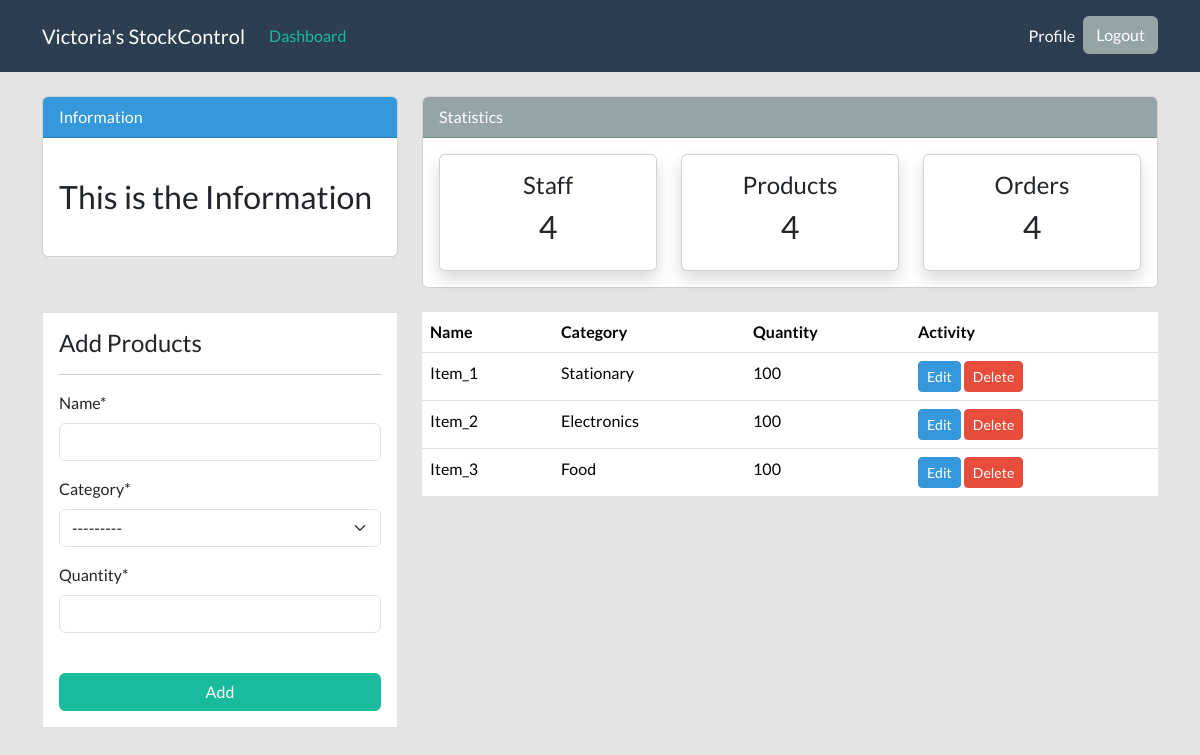
Before: /product/ (signed in) with the older database file.
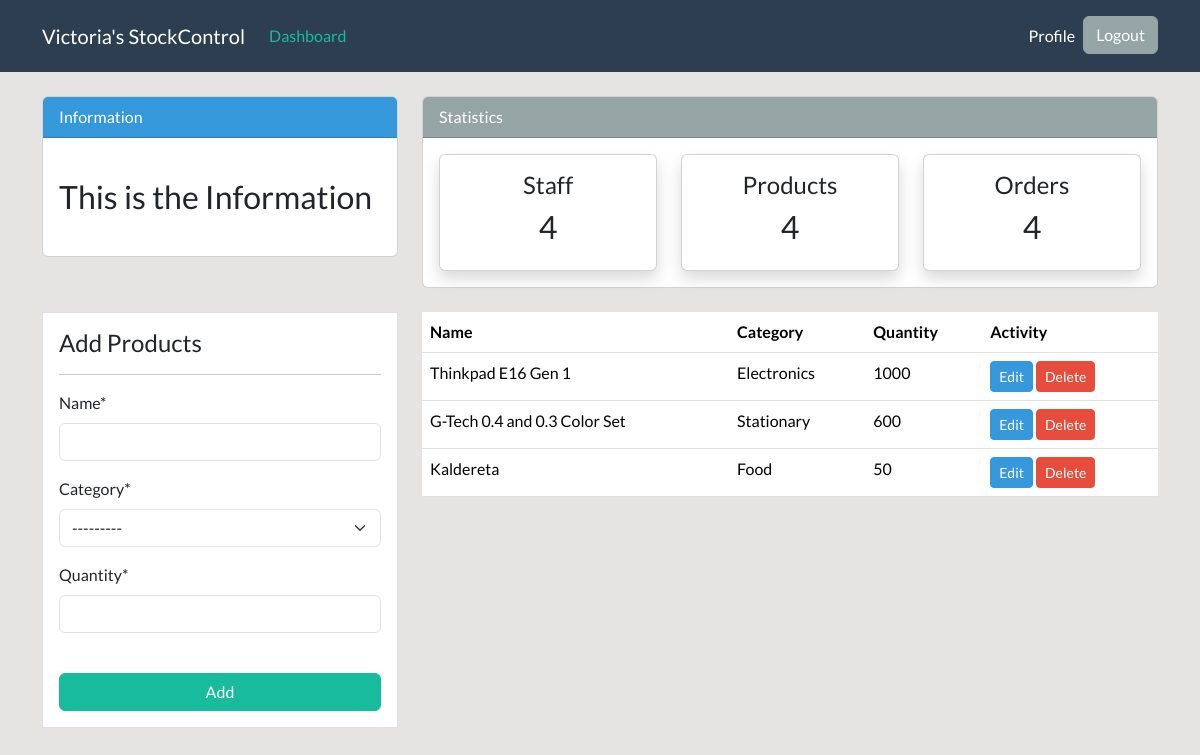
After: the same page with the newer database file.
### dashboard/models.py (models this page shows, shortened)
class Product(models.Model):
    name = models.CharField(max_length=100,null=True)
    category = models.CharField(max_length=20, choices=CATEGORY, null=True)
    quantity = models.PositiveBigIntegerField(null=True)
    class Meta:
        verbose_name_plural = 'Product'

### dashboard/views.py (the view)
# urls.py: path('product/',views.product, name='dashboard-product'),
@login_required
def product(request):
    products = Product.objects.all()
    if request.method == 'POST':
        form = ProductForm(request.POST)
        if form.is_valid():
            form.save()
            return redirect('dashboard-product')
    else:
        form = ProductForm()
    context = {
        'products': products,
        'form': form,
    }
    return render(request,'dashboard/product.html', context)

### dashboard/forms.py
class ProductForm(forms.ModelForm):
    class Meta:
        model = Product
        fields = '__all__'

### templates/dashboard/product.html (shortened to what this page needs)
{% extends 'component/basePage.html' %}
{% load crispy_forms_tags %}
{% block content %}
{% include 'component/topStatisticsAndInfo.html' %}
<div class="container">
    <div class="row my-4">
        <div class="col-md-4">
            <div class="border bg-white p-3">
                <h4>Add Products</h4>
                <hr>
                <form method="POST">
                    {{ form|crispy }}
                    <br>
                    <div class="d-grid gap-2">
                        <input class="btn btn-success" type="submit" value="Add">
                    </div>
                </form>
            </div>
        </div>
        <div class="col-md-8">
            <table class="table bg-white">
                <thead class="bg-secondary">
                    <tr class="text-white">
                        <th scope="col">Name</th>
                        <th scope="col">Category</th>
                        <th scope="col">Quantity</th>
                        <th scope="col">Activity</th>
                    </tr>
                </thead>
                <tbody>
                    {% for products in products %}
                    <tr>
                        <td>{{ products.name }}</td>
                        <td>{{ products.category }}</td>
                        <td>{{ products.quantity }}</td>
                        <td>
                            <a class="btn btn-info btn-sm mr-2" href="{% url 'dashboard-products-edit' products.id %}">Edit</a>
                            <a class="btn btn-danger btn-sm ml-2" href="{% url 'dashboard-products-delete' products.id %}">Delete</a>
                        </td>
                    </tr>
                    {% endfor %}
                </tbody>
            </table>
        </div>
    </div>
</div>
{% endblock %}

### templates/component/basePage.html (shortened to what this page needs)
{% load static %}
<!doctype html>
<html lang="en">
  <head>
    <link rel="stylesheet" href="https://bootswatch.com/5/flatly/bootstrap.min.css">
     <link rel="stylesheet" href="{% static '/assets/style.css' %}">
  </head>
  <body>
    {% include 'component/navBarComponent.html' %}
    {% block content %}
    {% endblock %}
  </body>
</html>

### templates/component/navBarComponent.html (shortened to what this page needs)
{% load crispy_forms_tags %}
<nav class="navbar navbar-expand-lg bg-primary" data-bs-theme="dark">
  <div class="container">
    {% if user.is_authenticated %}
    <a class="navbar-brand" href="{% url 'dashboard-index' %}">Victoria's StockControl</a>
    <div class="collapse navbar-collapse" id="navbarColor01">
      <ul class="navbar-nav me-auto">
        <li class="nav-item">
          <a class="nav-link active" href="{% url 'dashboard-index' %}">Dashboard
          </a>
        </li>
      </ul>
      <ul class="navbar-nav ml-auto">
        <li class="nav-item">
          <a class="nav-link" href="{% url 'user-profile' %}">
            Profile
            <span class="visually-hidden">(current)</span></a>
        </li>
        <form method="POST" action="{% url 'user-logout' %}">
          <button class="btn btn-secondary my-2 my-sm-0" type="submit" fdprocessedid="mhuq5j">Logout</button>
      </form>
      </ul>
      {% endif %}
    </div>
  </div>
</nav>

### templates/component/topStatisticsAndInfo.html (shortened to what this page needs)
    <div class="container">
        <div class="row mt-4">
            <div class="col-md-4">
                <div class="card">
                    <div class="card-header bg-info text-white">
                        Information
                    </div>
                    <div class="card-body">
                        <marquee behavior="" direction="">
                            <h3 class="my-4">This is the Information</h3>
                        </marquee>
                    </div>
                </div>
            </div>
            <div class="col-md-8">
                <div class="card">
                    <div class="card-header bg-secondary text-white">
                        Statistics
                    </div>
                    <div class="card-body">
                        <div class="row">
                            <div class="col-md-4">
                                <a class="text-decoration-none text-dark" href="{% url 'dashboard-staff' %}">
                                    <div class="card shadow text-center p-3 my-card">
                                        <h4>Staff </h4>
                                        <h3>4</h3>
                                    </div>
                                </a>
                            </div>
                            <div class="col-md-4">
                                <a class="text-decoration-none text-dark" href="{% url 'dashboard-product' %}">
                                    <div class="card shadow text-center p-3 my-card">
                                        <h4>Products </h4>
                                        <h3>4</h3>
                                    </div>
                                </a>
                            </div>
                            <div class="col-md-4">
                                <a class="text-decoration-none text-dark" href="{% url 'dashboard-order' %}">
                                    <div class="card shadow text-center p-3 my-card">
                                        <h4>Orders </h4>
                                        <h3>4</h3>
                                    </div>
                                </a>
                            </div>
                        </div>
                    </div>
                </div>
            </div>
        </div>
    </div>

### static/assets/style.css (style rules this page uses)
body { background: rgb(230, 227, 227); }
.my-card { transition: transform 0.2s ease-in-out; }

Changed rows visible on the page:
removed Product: name "Item_1", category "Stationary", quantity "100"
removed Product: name "Item_2", category "Electronics", quantity "100"
added Product: name "Thinkpad E16 Gen 1", category "Electronics", quantity "1000"
added Product: name "G-Tech 0.4 and 0.3 Color Set", category "Stationary", quantity "600"
changed Product "Food": name "Item_3" → "Kaldereta"; quantity "100" → "50"
